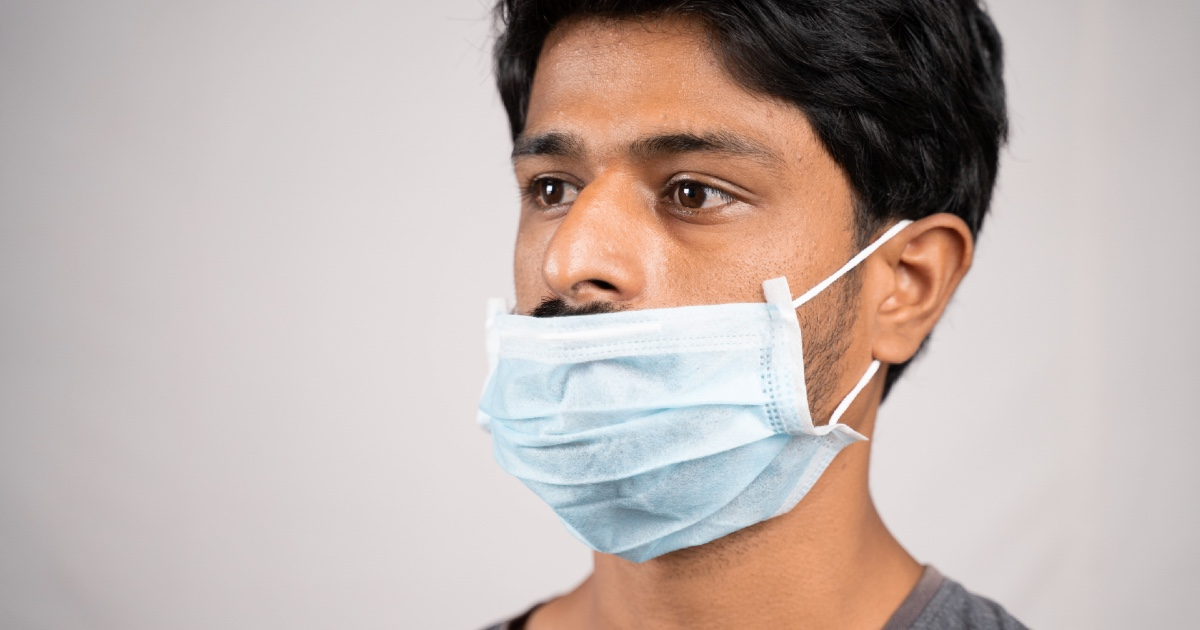
#> input picture dataset/nose3.jpg, 1200 x 630 px, given in place of face.png, which was not available
$ jupyter execute --allow-errors 'DL Face Detection Final Code.ipynb'   (text cells are left out)
#> lines starting #> are read from the running program, lines starting #| are printed output that depends on the picture; pictures that were not available may be replaced by others from this repository, and a replacement may not be noted
[cell 1]
# This Python 3 environment comes with many helpful analytics libraries installed
# It is defined by the kaggle/python Docker image: https://github.com/.kaggle/docker-python
# For example, here's several helpful packages to load

#import all modules
import numpy as np # linear algebra
import pandas as pd # data processing, CSV file I/O (e.g. pd.read_csv)
import matplotlib.pyplot as plt
import seaborn as sns
import random as rn

import tensorflow as tf
import cv2
import glob
from tqdm import tqdm
import xml.etree.ElementTree as ET

from sklearn.model_selection import train_test_split
from sklearn.preprocessing import LabelEncoder,OneHotEncoder
from sklearn.metrics import accuracy_score,precision_score,recall_score,confusion_matrix,roc_curve,roc_auc_score

from tensorflow.keras.preprocessing.image import ImageDataGenerator
from tensorflow.keras.utils import to_categorical
from tensorflow.keras import backend as k
from tensorflow.keras.models import Sequential
from tensorflow.keras.layers import Dense,Flatten,Dropout,Activation
from tensorflow.keras.layers import Conv2D,BatchNormalization,MaxPooling2D
from tensorflow.keras.optimizers import Adam,SGD,Adagrad,Adadelta,RMSprop
from tensorflow.keras.callbacks import ModelCheckpoint,EarlyStopping,ReduceLROnPlateau

from tensorflow.keras.layers import LeakyReLU

from tensorflow.keras import metrics

[cell 2]
import os
Dirname = []
Filenames =[]
for dirname, _, filenames in os.walk('./kaggle/input'):
    for filename in filenames:
        Dirname.append(dirname)
        Filenames.append(filename)
        X = os.path.join(dirname, filename)
#print(Filenames)

Dir = './kaggle/input/face-mask-detection'
print(os.listdir(Dir))
images_path = os.path.join(Dir,'images')
print("Image path = {}".format(images_path))
print("Total number of images : {}".format(len(os.listdir(images_path))))
Annotation_path = './kaggle/input/face-mask-detection/annotations'
print("Annotation path = {}".format(Annotation_path))
print("Total Annotation files are {}".format(len(os.listdir(Annotation_path))))

Image_width = 80
Image_height = 80
Image_array = []
Labels = []

#Check label files are according to images files
Sorted_files = sorted(os.listdir(Annotation_path))
#print(Sorted_files)
Sorted_images_path = sorted(os.listdir(images_path))
#print(Sorted_images_path)

[cell 3]
# Prepare data and respective labels
def get_box(obj):

    xmin = int(obj.find('xmin').text)
    ymin = int(obj.find('ymin').text)
    xmax = int(obj.find('xmax').text)
    ymax = int(obj.find('ymax').text)

    return [xmin, ymin, xmax, ymax]


#> (the rest of this cell did not finish here and is left out)

[cell 4]
#Normalize the data
num_classes = 3
#Make np.array out of list
X = np.array(Image_array)
X = X/255

le = LabelEncoder()
y = le.fit_transform(Labels)
#> (the rest of this cell did not finish here and is left out)

[cell 5]
#Check the total Images and label length are equal
print(X.shape)
print(y.shape)

#Check random images
fig,ax = plt.subplots(4,4)
fig.set_size_inches(10,10)

#> (the rest of this cell did not finish here and is left out)

#> (a cell that did not finish here is left out)

#> (a cell that did not finish here is left out)

#> (a cell that did not finish here is left out)

#> (a cell that did not finish here is left out)

[cell 10]
#plot the history
def plot_model_performance(history):
    fig =plt.figure(figsize = (20,20))
    #plot accuracy
    plt.subplot(221)
    plt.plot(history.history['accuracy'])
    plt.plot(history.history['val_accuracy'])
    plt.title('Model Accuracy')
    plt.ylabel('accuracy')
    plt.xlabel('Epoch')
    plt.legend(['train','test'],loc ="upper left")
    #plt.show()

    #plt.figure()
    #plot loss
    plt.subplot(222)
    plt.plot(history.history['loss'])
    plt.plot(history.history['val_loss'])
    plt.title('Model_loss')
    plt.ylabel('Loss')
    plt.xlabel('Epoch')
    plt.legend(['train','test'],loc ="upper left")
    plt.show()


#> (the rest of this cell did not finish here and is left out)

[cell 11]
mask_classes = ['mask_weared_incorrect','with_mask','without_mask']

fig,ax = plt.subplots(4,4)
fig.set_size_inches(10,10)

#> (the rest of this cell did not finish here and is left out)

[cell 12]
# I like the imports for sections separate, so.
from sklearn.utils import shuffle
import matplotlib.pyplot as plt
from scipy.spatial import distance

[cell 13]
# Load Haar Cascade
face_model = cv2.CascadeClassifier('./haarcascades/haarcascade_frontalface_alt2.xml')

# Load image
img = cv2.imread('./dataset/face.png')
#> img is the input picture: shape (630, 1200, 3); mean B, G, R 173.7, 178.7, 192.4

# Grayscale of img
gray = cv2.cvtColor(img, cv2.IMREAD_GRAYSCALE)

# Bounding box grabby grabby
faces = face_model.detectMultiScale(gray,
                                    scaleFactor=1.1,
                                    minNeighbors=5,
                                    minSize=(60,60),
                                    flags=cv2.CASCADE_SCALE_IMAGE)
#> faces = [[440, 50, 345, 345]]

# Get a BGR version of img
out_img = cv2.cvtColor(img, cv2.COLOR_RGB2BGR)

# Get bounding box coords
for (x,y,w,h) in faces:
    cv2.rectangle(out_img,(x,y),(x+w,y+h),(0,0,255),1)
#> this loop made 1 pass
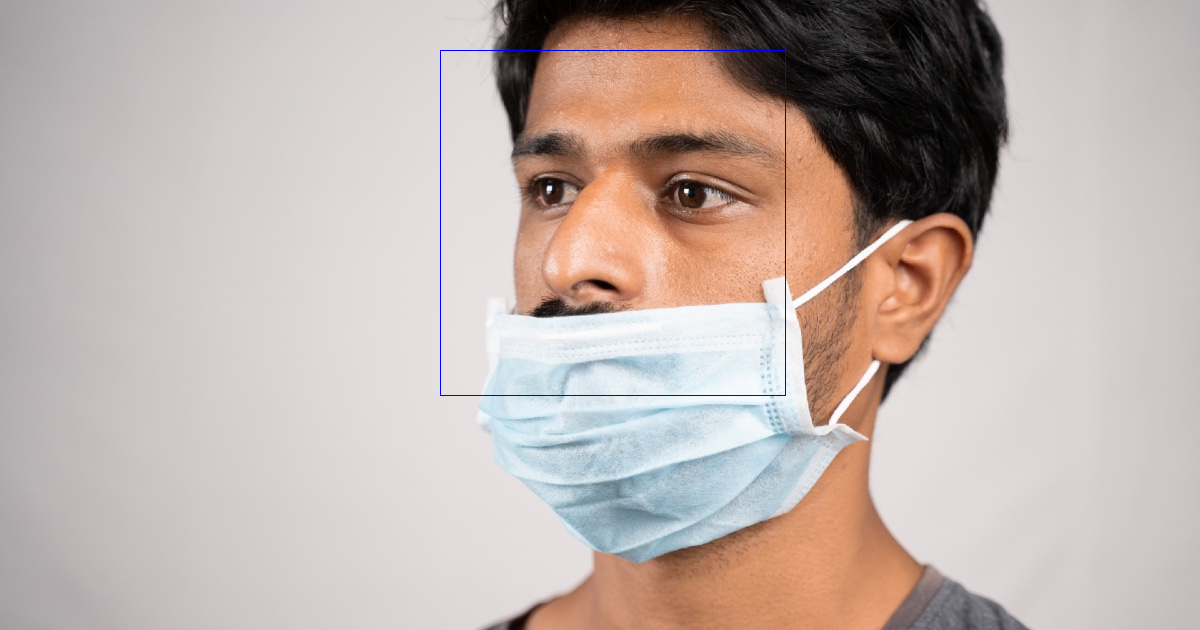
#> out_img: shape (630, 1200, 3); mean R, G, B 192, 178.3, 173.8
plt.figure(figsize=(4,4))
plt.imshow(out_img)

# Use the bounds to crop the input image and display
print(x, y, w, h)
#| 440 50 345 345
crop_img = out_img[y:y+h, x:x+w]
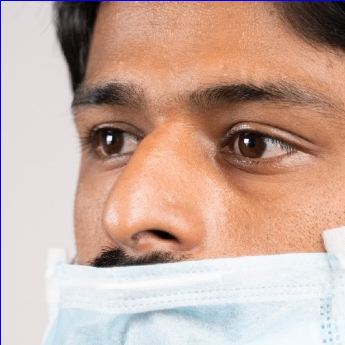
#> crop_img: shape (345, 345, 3); mean R, G, B 201.1, 171.4, 158.7
crop_img = cv2.resize(crop_img,(80, 80))
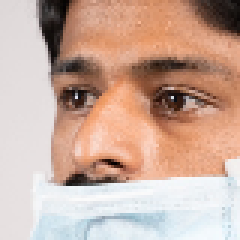
#> crop_img: shape (80, 80, 3) (shown 3 times larger); mean R, G, B 202, 172.2, 158
plt.figure(figsize=(4,4))
plt.imshow(crop_img)

# This was mainly for me, just wanted to see the BGR conversion.
plt.figure(figsize=(4,4))
crop_img = cv2.cvtColor(crop_img, cv2.COLOR_RGB2BGR)
#> `hist,bins = np.histogram(img.flatten(), 256, [0,256])`: hist = 256 values, max 56534 at index 222, min 495 at index 254, mean 8859.4; bins = 257 values from 0 to 256
#> `(x, y, w, h) = faces[0]`: x = 440; y = 50; w = 345
plt.imshow(crop_img)

# And then get the prediction off the bounding box too. Settings the stage
# for converting this to the next part.
labels = ['incorrect', 'mask detected', 'no mask detected']
crop_img = crop_img.reshape(-1, 80, 80, 3)
crop_img = crop_img/255
#> (the rest of this cell did not finish here and is left out)

[cell 14]
labels = ['incorrect', 'no mask detected', 'mask detected']
cap = cv2.VideoCapture(0)

#> (the rest of this cell did not finish here and is left out)

[cell 15]
mask_classes = ['mask_weared_incorrect','with_mask','without_mask']

y_true = []
y_pred = []
for x in range(len(Labels)):
    y_true.append(mask_classes.index(Labels[x]))
    reshaped_img = Image_array[x].reshape(-1, 80, 80, 3)
    y_pred.append(np.argmax(model.predict(reshaped_img), axis=-1)[0])
#> after the loop, y_pred = []; y_true = []

print('precision')
print("micro:", precision_score(y_true, y_pred, average='micro', zero_division=1))
#| micro: 1.0
print("macro:", precision_score(y_true, y_pred, average='macro', zero_division=1))
#| macro: nan
print("weighted:", precision_score(y_true, y_pred, average='weighted', zero_division=1))
#| weighted: nan
